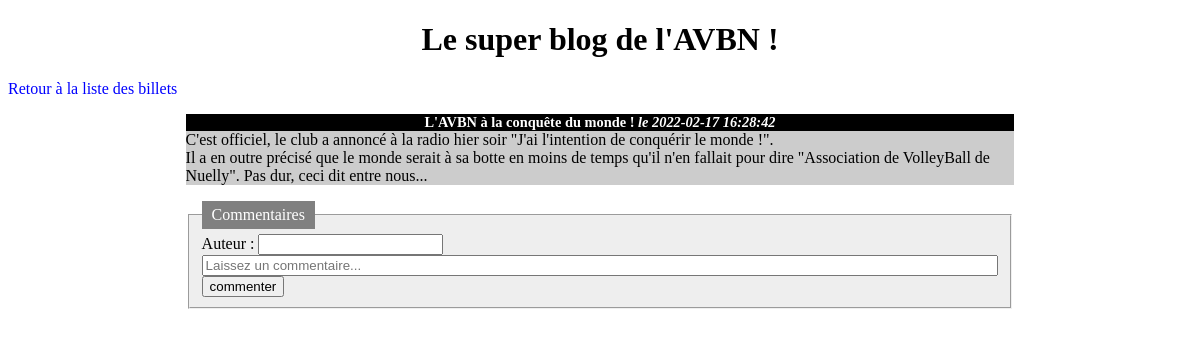
Page /index.php?action=post&id=2 on the committed database.
### tables this page shows
CREATE TABLE `posts` (
  `id` int(11) NOT NULL,
  `titre` varchar(255) NOT NULL,
  `contenu` text NOT NULL,
  `date_creation` datetime NOT NULL
);

### src/controllers/post.php (called while the page is built, shortened)
<?php
require_once 'src/model.php';
function viewPost(string $identifier){
    $post = getPost($identifier);
    require 'templates/post.php';
}

### src/model.php (called while the page is built, shortened)
<?php
function connectDb(){
        try{
            $database = new PDO('mysql:host=localhost;dbname=blogdeb;charset=utf8', 'root', '');
        }
        catch(Exception $e){
              die( 'Erreur : '.$e->getMessage()   );
        }
        return $database;
}
function getPost($identifier){
    $database = connectDb();
    $statement = $database->prepare("SELECT * FROM posts WHERE id =?");
    $statement->execute([$identifier]);
    $data = $statement->fetch();
    return $data;
}

### templates/post.php (the view, shortened to what this page needs)
<h1>Le super blog de l'AVBN !</h1>
<p><a href="index.php">Retour à la liste des billets</a></p>
<div class="news">
    <div class="">
        <h3>
            <?= htmlspecialchars($post['titre']) ?>
            <em>le <?= $post['date_creation'] ?></em>
        </h3>
        <p>
            <?= nl2br(htmlspecialchars($post['contenu'])) ?>
        </p>
    </div>
</div>
<form class ="add-comment" action="index.php?action=addComment&id=<?=$post['id'] ?>" method="POST">
    <fieldset>
        <legend>Commentaires</legend>
        <div>
            <label for="author">Auteur :</label>
            <input type="text" id="author" name="author">
            <br>
        </div>
        <div>
            <input type="text" id="comment" name="comment" class="comment-text" placeholder="Laissez un commentaire...">
        </div>
        <div><input type="submit" value="commenter"></div>
    </fieldset>
</form>
<div class="zone-comment">
</div>
<?php require 'layout.php'; ?>

### style.css (style rules this page uses)
h1, h3 { text-align:center; }
h3 { background-color:black; color:white; font-size:0.9em; margin-bottom:0px; }
.news p { background-color:#CCCCCC; margin-top:0px; }
.news { width:70%; margin:auto; }
.zone-comment { padding-top: 5px; width: 70%; margin:auto; }
a { text-decoration: none; color: blue; }
form.add-comment { width: 70%; margin:auto; }
fieldset { background-color: #eeeeee; }
legend { background-color: gray; color: white; padding: 5px 10px; }
.comment-text { width: 100%; }
* { box-sizing: border-box; }

### rows in the picture
posts: titre "L'AVBN à la conquête du monde !", date_creation "2022-02-17 16:28:42", contenu "C'est officiel, le club a annoncé à la radio hier soir \"J'ai l'intention de conquérir le monde !\". Il a en outre précisé que le monde serait à sa botte en moins de temps qu'il n'en fallait pour dire \"Association de VolleyBall de Nuelly\". Pas dur, ceci dit entre nous..."
